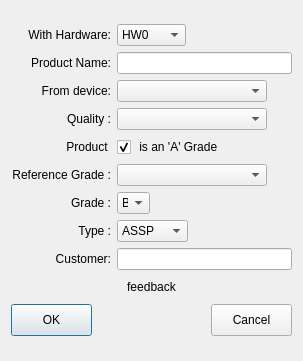
<?xml version="1.0" encoding="UTF-8"?>
<ui version="4.0">
 <class>NewDieWizard</class>
 <widget class="QDialog" name="NewDieWizard">
  <property name="geometry">
   <rect>
    <x>0</x>
    <y>0</y>
    <width>303</width>
    <height>361</height>
   </rect>
  </property>
  <property name="sizePolicy">
   <sizepolicy hsizetype="Preferred" vsizetype="Minimum">
    <horstretch>0</horstretch>
    <verstretch>0</verstretch>
   </sizepolicy>
  </property>
  <property name="minimumSize">
   <size>
    <width>300</width>
    <height>0</height>
   </size>
  </property>
  <property name="maximumSize">
   <size>
    <width>16777215</width>
    <height>361</height>
   </size>
  </property>
  <property name="windowTitle">
   <string>Dialog</string>
  </property>
  <layout class="QGridLayout" name="gridLayout">
   <item row="0" column="0">
    <layout class="QVBoxLayout" name="verticalLayout">
     <item>
      <layout class="QHBoxLayout" name="hardwareLayout">
       <item>
        <widget class="QLabel" name="label_3">
         <property name="sizePolicy">
          <sizepolicy hsizetype="Fixed" vsizetype="Preferred">
           <horstretch>0</horstretch>
           <verstretch>0</verstretch>
          </sizepolicy>
         </property>
         <property name="minimumSize">
          <size>
           <width>100</width>
           <height>22</height>
          </size>
         </property>
         <property name="maximumSize">
          <size>
           <width>100</width>
           <height>22</height>
          </size>
         </property>
         <property name="text">
          <string>With Hardware:</string>
         </property>
         <property name="alignment">
          <set>Qt::AlignRight|Qt::AlignTrailing|Qt::AlignVCenter</set>
         </property>
        </widget>
       </item>
       <item>
        <widget class="QComboBox" name="WithHardware">
         <property name="sizePolicy">
          <sizepolicy hsizetype="Fixed" vsizetype="Fixed">
           <horstretch>0</horstretch>
           <verstretch>0</verstretch>
          </sizepolicy>
         </property>
         <property name="minimumSize">
          <size>
           <width>69</width>
           <height>22</height>
          </size>
         </property>
         <property name="maximumSize">
          <size>
           <width>69</width>
           <height>22</height>
          </size>
         </property>
         <item>
          <property name="text">
           <string>HW0</string>
          </property>
         </item>
         <item>
          <property name="text">
           <string>HW1</string>
          </property>
         </item>
         <item>
          <property name="text">
           <string>HW2</string>
          </property>
         </item>
        </widget>
       </item>
       <item>
        <spacer name="horizontalSpacer_3">
         <property name="orientation">
          <enum>Qt::Horizontal</enum>
         </property>
         <property name="sizeHint" stdset="0">
          <size>
           <width>13</width>
           <height>20</height>
          </size>
         </property>
        </spacer>
       </item>
      </layout>
     </item>
     <item>
      <layout class="QHBoxLayout" name="nameLayout">
       <item>
        <widget class="QLabel" name="label">
         <property name="sizePolicy">
          <sizepolicy hsizetype="Fixed" vsizetype="Preferred">
           <horstretch>0</horstretch>
           <verstretch>0</verstretch>
          </sizepolicy>
         </property>
         <property name="minimumSize">
          <size>
           <width>100</width>
           <height>22</height>
          </size>
         </property>
         <property name="maximumSize">
          <size>
           <width>100</width>
           <height>22</height>
          </size>
         </property>
         <property name="text">
          <string>Product Name:</string>
         </property>
         <property name="alignment">
          <set>Qt::AlignRight|Qt::AlignTrailing|Qt::AlignVCenter</set>
         </property>
        </widget>
       </item>
       <item>
        <widget class="QLineEdit" name="ProductName">
         <property name="minimumSize">
          <size>
           <width>160</width>
           <height>22</height>
          </size>
         </property>
         <property name="maximumSize">
          <size>
           <width>16777215</width>
           <height>22</height>
          </size>
         </property>
        </widget>
       </item>
      </layout>
     </item>
     <item>
      <layout class="QHBoxLayout" name="deviceLayout">
       <item>
        <widget class="QLabel" name="label_2">
         <property name="sizePolicy">
          <sizepolicy hsizetype="Fixed" vsizetype="Preferred">
           <horstretch>0</horstretch>
           <verstretch>0</verstretch>
          </sizepolicy>
         </property>
         <property name="minimumSize">
          <size>
           <width>100</width>
           <height>22</height>
          </size>
         </property>
         <property name="maximumSize">
          <size>
           <width>100</width>
           <height>22</height>
          </size>
         </property>
         <property name="text">
          <string>From device:</string>
         </property>
         <property name="alignment">
          <set>Qt::AlignRight|Qt::AlignTrailing|Qt::AlignVCenter</set>
         </property>
        </widget>
       </item>
       <item>
        <widget class="QComboBox" name="FromDevice">
         <property name="sizePolicy">
          <sizepolicy hsizetype="Fixed" vsizetype="Fixed">
           <horstretch>0</horstretch>
           <verstretch>0</verstretch>
          </sizepolicy>
         </property>
         <property name="minimumSize">
          <size>
           <width>150</width>
           <height>22</height>
          </size>
         </property>
         <property name="maximumSize">
          <size>
           <width>150</width>
           <height>22</height>
          </size>
         </property>
         <item>
          <property name="text">
           <string/>
          </property>
         </item>
         <item>
          <property name="text">
           <string>123456789012345</string>
          </property>
         </item>
        </widget>
       </item>
       <item>
        <spacer name="horizontalSpacer_2">
         <property name="orientation">
          <enum>Qt::Horizontal</enum>
         </property>
         <property name="sizeHint" stdset="0">
          <size>
           <width>13</width>
           <height>20</height>
          </size>
         </property>
        </spacer>
       </item>
      </layout>
     </item>
     <item>
      <layout class="QHBoxLayout" name="qualityLayout">
       <item>
        <widget class="QLabel" name="label_4">
         <property name="sizePolicy">
          <sizepolicy hsizetype="Fixed" vsizetype="Preferred">
           <horstretch>0</horstretch>
           <verstretch>0</verstretch>
          </sizepolicy>
         </property>
         <property name="minimumSize">
          <size>
           <width>100</width>
           <height>22</height>
          </size>
         </property>
         <property name="maximumSize">
          <size>
           <width>100</width>
           <height>22</height>
          </size>
         </property>
         <property name="text">
          <string>Quality :</string>
         </property>
         <property name="alignment">
          <set>Qt::AlignRight|Qt::AlignTrailing|Qt::AlignVCenter</set>
         </property>
        </widget>
       </item>
       <item>
        <widget class="QComboBox" name="productQuality">
         <property name="sizePolicy">
          <sizepolicy hsizetype="Fixed" vsizetype="Fixed">
           <horstretch>0</horstretch>
           <verstretch>0</verstretch>
          </sizepolicy>
         </property>
         <property name="minimumSize">
          <size>
           <width>150</width>
           <height>22</height>
          </size>
         </property>
         <property name="maximumSize">
          <size>
           <width>150</width>
           <height>22</height>
          </size>
         </property>
         <item>
          <property name="text">
           <string/>
          </property>
         </item>
         <item>
          <property name="text">
           <string>Commercial</string>
          </property>
         </item>
         <item>
          <property name="text">
           <string>Industrial</string>
          </property>
         </item>
         <item>
          <property name="text">
           <string>Automotive</string>
          </property>
         </item>
         <item>
          <property name="text">
           <string>Medical</string>
          </property>
         </item>
         <item>
          <property name="text">
           <string>Military</string>
          </property>
         </item>
        </widget>
       </item>
       <item>
        <spacer name="horizontalSpacer_4">
         <property name="orientation">
          <enum>Qt::Horizontal</enum>
         </property>
         <property name="sizeHint" stdset="0">
          <size>
           <width>40</width>
           <height>20</height>
          </size>
         </property>
        </spacer>
       </item>
      </layout>
     </item>
     <item>
      <layout class="QHBoxLayout" name="isAGradeLayout">
       <item>
        <widget class="QLabel" name="label_5">
         <property name="sizePolicy">
          <sizepolicy hsizetype="Fixed" vsizetype="Fixed">
           <horstretch>0</horstretch>
           <verstretch>0</verstretch>
          </sizepolicy>
         </property>
         <property name="minimumSize">
          <size>
           <width>100</width>
           <height>22</height>
          </size>
         </property>
         <property name="maximumSize">
          <size>
           <width>100</width>
           <height>22</height>
          </size>
         </property>
         <property name="text">
          <string>Product </string>
         </property>
         <property name="alignment">
          <set>Qt::AlignRight|Qt::AlignTrailing|Qt::AlignVCenter</set>
         </property>
        </widget>
       </item>
       <item>
        <widget class="QCheckBox" name="isAGrade">
         <property name="minimumSize">
          <size>
           <width>105</width>
           <height>22</height>
          </size>
         </property>
         <property name="maximumSize">
          <size>
           <width>105</width>
           <height>22</height>
          </size>
         </property>
         <property name="layoutDirection">
          <enum>Qt::LeftToRight</enum>
         </property>
         <property name="text">
          <string> is an 'A' Grade</string>
         </property>
         <property name="checked">
          <bool>true</bool>
         </property>
        </widget>
       </item>
       <item>
        <spacer name="horizontalSpacer_9">
         <property name="orientation">
          <enum>Qt::Horizontal</enum>
         </property>
         <property name="sizeHint" stdset="0">
          <size>
           <width>13</width>
           <height>20</height>
          </size>
         </property>
        </spacer>
       </item>
      </layout>
     </item>
     <item>
      <layout class="QHBoxLayout" name="referenceGradeLayout">
       <item>
        <widget class="QLabel" name="referenceGradeLabel">
         <property name="sizePolicy">
          <sizepolicy hsizetype="Fixed" vsizetype="Fixed">
           <horstretch>0</horstretch>
           <verstretch>0</verstretch>
          </sizepolicy>
         </property>
         <property name="minimumSize">
          <size>
           <width>100</width>
           <height>22</height>
          </size>
         </property>
         <property name="maximumSize">
          <size>
           <width>100</width>
           <height>22</height>
          </size>
         </property>
         <property name="text">
          <string>Reference Grade :</string>
         </property>
         <property name="alignment">
          <set>Qt::AlignRight|Qt::AlignTrailing|Qt::AlignVCenter</set>
         </property>
        </widget>
       </item>
       <item>
        <widget class="QComboBox" name="referenceGrade">
         <property name="sizePolicy">
          <sizepolicy hsizetype="Fixed" vsizetype="Fixed">
           <horstretch>0</horstretch>
           <verstretch>0</verstretch>
          </sizepolicy>
         </property>
         <property name="minimumSize">
          <size>
           <width>150</width>
           <height>22</height>
          </size>
         </property>
         <item>
          <property name="text">
           <string/>
          </property>
         </item>
         <item>
          <property name="text">
           <string>123456789012345</string>
          </property>
         </item>
        </widget>
       </item>
       <item>
        <spacer name="horizontalSpacer_6">
         <property name="orientation">
          <enum>Qt::Horizontal</enum>
         </property>
         <property name="sizeHint" stdset="0">
          <size>
           <width>40</width>
           <height>20</height>
          </size>
         </property>
        </spacer>
       </item>
      </layout>
     </item>
     <item>
      <layout class="QHBoxLayout" name="gradeLayout">
       <item>
        <widget class="QLabel" name="gradeLabel">
         <property name="sizePolicy">
          <sizepolicy hsizetype="Fixed" vsizetype="Fixed">
           <horstretch>0</horstretch>
           <verstretch>0</verstretch>
          </sizepolicy>
         </property>
         <property name="minimumSize">
          <size>
           <width>100</width>
           <height>22</height>
          </size>
         </property>
         <property name="maximumSize">
          <size>
           <width>100</width>
           <height>22</height>
          </size>
         </property>
         <property name="text">
          <string>Grade :</string>
         </property>
         <property name="alignment">
          <set>Qt::AlignRight|Qt::AlignTrailing|Qt::AlignVCenter</set>
         </property>
        </widget>
       </item>
       <item>
        <widget class="QComboBox" name="grade">
         <property name="sizePolicy">
          <sizepolicy hsizetype="Fixed" vsizetype="Fixed">
           <horstretch>0</horstretch>
           <verstretch>0</verstretch>
          </sizepolicy>
         </property>
         <property name="minimumSize">
          <size>
           <width>33</width>
           <height>22</height>
          </size>
         </property>
         <property name="maximumSize">
          <size>
           <width>33</width>
           <height>22</height>
          </size>
         </property>
         <item>
          <property name="text">
           <string>B</string>
          </property>
         </item>
         <item>
          <property name="text">
           <string>C</string>
          </property>
         </item>
         <item>
          <property name="text">
           <string>D</string>
          </property>
         </item>
         <item>
          <property name="text">
           <string>E</string>
          </property>
         </item>
         <item>
          <property name="text">
           <string>F</string>
          </property>
         </item>
         <item>
          <property name="text">
           <string>G</string>
          </property>
         </item>
         <item>
          <property name="text">
           <string>H</string>
          </property>
         </item>
         <item>
          <property name="text">
           <string>I</string>
          </property>
         </item>
        </widget>
       </item>
       <item>
        <spacer name="horizontalSpacer_5">
         <property name="orientation">
          <enum>Qt::Horizontal</enum>
         </property>
         <property name="sizeHint" stdset="0">
          <size>
           <width>40</width>
           <height>20</height>
          </size>
         </property>
        </spacer>
       </item>
      </layout>
     </item>
     <item>
      <layout class="QHBoxLayout" name="typeLayout">
       <item>
        <widget class="QLabel" name="typeLabel">
         <property name="sizePolicy">
          <sizepolicy hsizetype="Fixed" vsizetype="Fixed">
           <horstretch>0</horstretch>
           <verstretch>0</verstretch>
          </sizepolicy>
         </property>
         <property name="minimumSize">
          <size>
           <width>100</width>
           <height>22</height>
          </size>
         </property>
         <property name="maximumSize">
          <size>
           <width>100</width>
           <height>22</height>
          </size>
         </property>
         <property name="text">
          <string>Type :</string>
         </property>
         <property name="alignment">
          <set>Qt::AlignRight|Qt::AlignTrailing|Qt::AlignVCenter</set>
         </property>
        </widget>
       </item>
       <item>
        <widget class="QComboBox" name="Type">
         <property name="sizePolicy">
          <sizepolicy hsizetype="Fixed" vsizetype="Fixed">
           <horstretch>0</horstretch>
           <verstretch>0</verstretch>
          </sizepolicy>
         </property>
         <property name="minimumSize">
          <size>
           <width>71</width>
           <height>22</height>
          </size>
         </property>
         <property name="maximumSize">
          <size>
           <width>71</width>
           <height>22</height>
          </size>
         </property>
         <item>
          <property name="text">
           <string>ASSP</string>
          </property>
         </item>
         <item>
          <property name="text">
           <string>ASIC</string>
          </property>
         </item>
        </widget>
       </item>
       <item>
        <spacer name="horizontalSpacer_7">
         <property name="orientation">
          <enum>Qt::Horizontal</enum>
         </property>
         <property name="sizeHint" stdset="0">
          <size>
           <width>40</width>
           <height>20</height>
          </size>
         </property>
        </spacer>
       </item>
      </layout>
     </item>
     <item>
      <layout class="QHBoxLayout" name="customerLayout">
       <item>
        <widget class="QLabel" name="customerLabel">
         <property name="sizePolicy">
          <sizepolicy hsizetype="Fixed" vsizetype="Fixed">
           <horstretch>0</horstretch>
           <verstretch>0</verstretch>
          </sizepolicy>
         </property>
         <property name="minimumSize">
          <size>
           <width>100</width>
           <height>22</height>
          </size>
         </property>
         <property name="maximumSize">
          <size>
           <width>100</width>
           <height>22</height>
          </size>
         </property>
         <property name="text">
          <string>Customer:</string>
         </property>
         <property name="alignment">
          <set>Qt::AlignRight|Qt::AlignTrailing|Qt::AlignVCenter</set>
         </property>
        </widget>
       </item>
       <item>
        <widget class="QLineEdit" name="customer">
         <property name="minimumSize">
          <size>
           <width>160</width>
           <height>22</height>
          </size>
         </property>
         <property name="maximumSize">
          <size>
           <width>16777215</width>
           <height>22</height>
          </size>
         </property>
        </widget>
       </item>
      </layout>
     </item>
     <item>
      <widget class="QLabel" name="Feedback">
       <property name="sizePolicy">
        <sizepolicy hsizetype="Expanding" vsizetype="Fixed">
         <horstretch>0</horstretch>
         <verstretch>0</verstretch>
        </sizepolicy>
       </property>
       <property name="minimumSize">
        <size>
         <width>150</width>
         <height>22</height>
        </size>
       </property>
       <property name="maximumSize">
        <size>
         <width>16777215</width>
         <height>22</height>
        </size>
       </property>
       <property name="text">
        <string>feedback</string>
       </property>
       <property name="alignment">
        <set>Qt::AlignCenter</set>
       </property>
      </widget>
     </item>
     <item>
      <layout class="QHBoxLayout" name="buttonLayout">
       <item>
        <widget class="QPushButton" name="OKButton">
         <property name="minimumSize">
          <size>
           <width>81</width>
           <height>32</height>
          </size>
         </property>
         <property name="maximumSize">
          <size>
           <width>81</width>
           <height>32</height>
          </size>
         </property>
         <property name="text">
          <string>OK</string>
         </property>
        </widget>
       </item>
       <item>
        <spacer name="horizontalSpacer">
         <property name="orientation">
          <enum>Qt::Horizontal</enum>
         </property>
         <property name="sizeHint" stdset="0">
          <size>
           <width>40</width>
           <height>20</height>
          </size>
         </property>
        </spacer>
       </item>
       <item>
        <widget class="QPushButton" name="CancelButton">
         <property name="minimumSize">
          <size>
           <width>81</width>
           <height>32</height>
          </size>
         </property>
         <property name="maximumSize">
          <size>
           <width>81</width>
           <height>32</height>
          </size>
         </property>
         <property name="text">
          <string>Cancel</string>
         </property>
        </widget>
       </item>
      </layout>
     </item>
    </layout>
   </item>
  </layout>
 </widget>
 <resources/>
 <connections/>
</ui>
